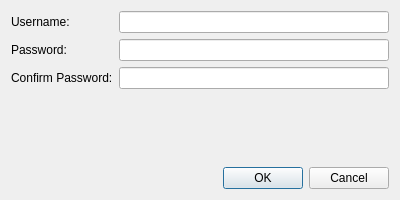
<?xml version="1.0" encoding="UTF-8"?>
<ui version="4.0">
 <class>RegisterDialog</class>
 <widget class="QDialog" name="RegisterDialog">
  <property name="geometry">
   <rect>
    <x>0</x>
    <y>0</y>
    <width>400</width>
    <height>200</height>
   </rect>
  </property>
  <property name="windowTitle">
   <string>Register</string>
  </property>
  <layout class="QVBoxLayout" name="verticalLayout">
   <item>
    <layout class="QFormLayout" name="formLayout">
     <item row="0" column="0">
      <widget class="QLabel" name="label">
       <property name="text">
        <string>Username:</string>
       </property>
      </widget>
     </item>
     <item row="0" column="1">
      <widget class="QLineEdit" name="usernameEdit"/>
     </item>
     <item row="1" column="0">
      <widget class="QLabel" name="label_2">
       <property name="text">
        <string>Password:</string>
       </property>
      </widget>
     </item>
     <item row="1" column="1">
      <widget class="QLineEdit" name="passwordEdit">
       <property name="echoMode">
        <enum>QLineEdit::Password</enum>
       </property>
      </widget>
     </item>
     <item row="2" column="0">
      <widget class="QLabel" name="label_3">
       <property name="text">
        <string>Confirm Password:</string>
       </property>
      </widget>
     </item>
     <item row="2" column="1">
      <widget class="QLineEdit" name="confirmPasswordEdit">
       <property name="echoMode">
        <enum>QLineEdit::Password</enum>
       </property>
      </widget>
     </item>
    </layout>
   </item>
   <item>
    <widget class="QDialogButtonBox" name="buttonBox">
     <property name="orientation">
      <enum>Qt::Horizontal</enum>
     </property>
     <property name="standardButtons">
      <set>QDialogButtonBox::Cancel|QDialogButtonBox::Ok</set>
     </property>
    </widget>
   </item>
  </layout>
 </widget>
 <resources/>
 <connections>
  <connection>
   <sender>buttonBox</sender>
   <signal>accepted()</signal>
   <receiver>RegisterDialog</receiver>
   <slot>accept()</slot>
  </connection>
  <connection>
   <sender>buttonBox</sender>
   <signal>rejected()</signal>
   <receiver>RegisterDialog</receiver>
   <slot>reject()</slot>
  </connection>
 </connections>
</ui> 
